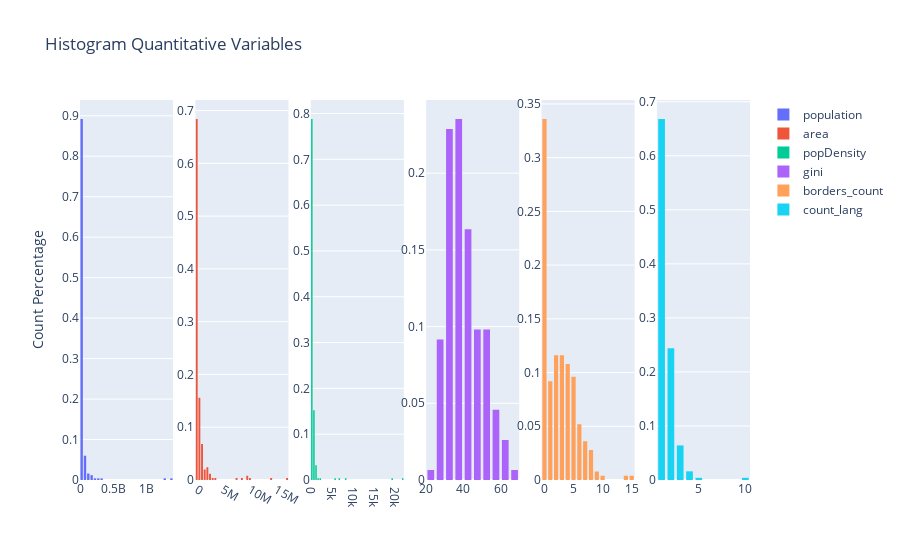

Notebook code cell kept with this figure:
### Code cell
fig = make_subplots(rows=1, cols=len(lst))

for i in range(len(lst)):
    fig.add_trace(go.Histogram(x= df[lst[i]],
                               name=lst[i],
                               histnorm='probability', 
                               ), col=i+1, row=1)

fig.update_layout(
    title_text='Histogram Quantitative Variables', # title of plot
#     xaxis_title_text='Value Range', # xaxis label
    yaxis_title_text='Count Percentage', # yaxis label
    bargap=0.2, # gap between bars of adjacent location coordinates
    bargroupgap=0.1 # gap between bars of the same location coordinates
)
    
fig.show()

### Figure 1 — Plotly figure (JSON) as saved in the notebook; plotly's stock layout.template omitted (floating-point values rounded to 4 significant figures; data arrays with more than 128 entries replaced by an {"elided": "..."} marker saying what was removed)
{"data": [{"histnorm": "probability", "name": "population", "type": "histogram", "x": {"elided": "250 int values"}, "xaxis": "x", "yaxis": "y"}, {"histnorm": "probability", "name": "area", "type": "histogram", "x": {"elided": "250 float values"}, "xaxis": "x2", "yaxis": "y2"}, {"histnorm": "probability", "name": "popDensity", "type": "histogram", "x": {"elided": "250 float values"}, "xaxis": "x3", "yaxis": "y3"}, {"histnorm": "probability", "name": "gini", "type": "histogram", "x": {"elided": "250 float values"}, "xaxis": "x4", "yaxis": "y4"}, {"histnorm": "probability", "name": "borders_count", "type": "histogram", "x": {"elided": "250 int values"}, "xaxis": "x5", "yaxis": "y5"}, {"histnorm": "probability", "name": "count_lang", "type": "histogram", "x": {"elided": "250 int values"}, "xaxis": "x6", "yaxis": "y6"}], "layout": {"bargap": 0.2, "bargroupgap": 0.1, "title": {"text": "Histogram Quantitative Variables"}, "xaxis": {"anchor": "y", "domain": [0, 0.1389]}, "xaxis2": {"anchor": "y2", "domain": [0.1722, 0.3111]}, "xaxis3": {"anchor": "y3", "domain": [0.3444, 0.4833]}, "xaxis4": {"anchor": "y4", "domain": [0.5167, 0.6556]}, "xaxis5": {"anchor": "y5", "domain": [0.6889, 0.8278]}, "xaxis6": {"anchor": "y6", "domain": [0.8611, 1]}, "yaxis": {"anchor": "x", "domain": [0, 1], "title": {"text": "Count Percentage"}}, "yaxis2": {"anchor": "x2", "domain": [0, 1]}, "yaxis3": {"anchor": "x3", "domain": [0, 1]}, "yaxis4": {"anchor": "x4", "domain": [0, 1]}, "yaxis5": {"anchor": "x5", "domain": [0, 1]}, "yaxis6": {"anchor": "x6", "domain": [0, 1]}}}
